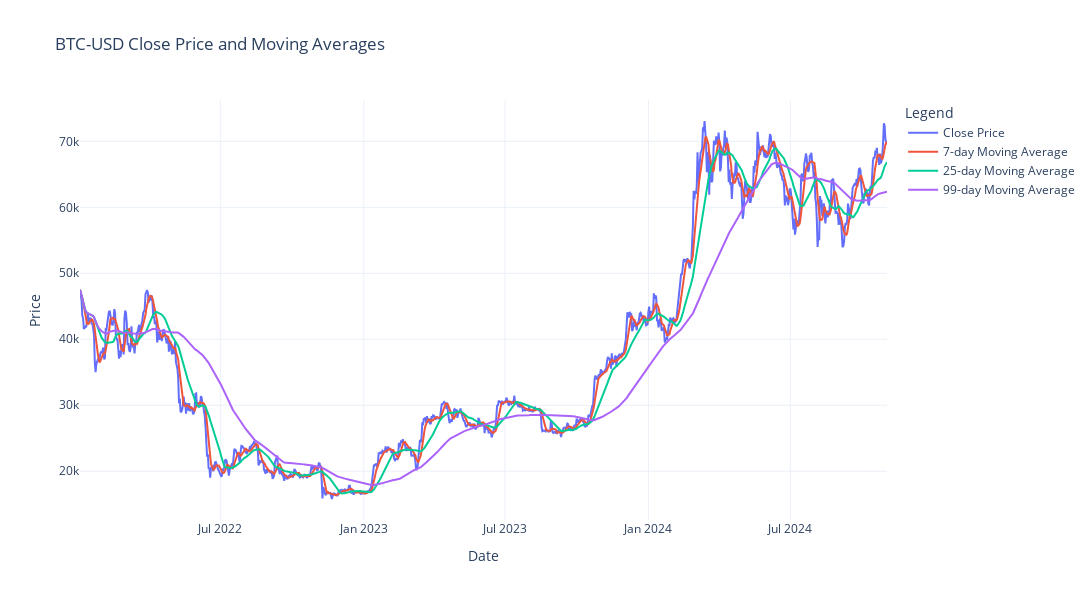

Write notebook code for a chart like this one.
### Code cell
fig = go.Figure()

# Adicionar linhas de dados
fig.add_trace(go.Scatter(x=df.index, y=df['Close'], mode='lines', name='Close Price'))
fig.add_trace(go.Scatter(x=df.index, y=df['m_avg_7'], mode='lines', name='7-day Moving Average'))
fig.add_trace(go.Scatter(x=df.index, y=df['m_avg_25'], mode='lines', name='25-day Moving Average'))
fig.add_trace(go.Scatter(x=df.index, y=df['m_avg_99'], mode='lines', name='99-day Moving Average'))

# Configurar título e layout
fig.update_layout(
    title='BTC-USD Close Price and Moving Averages',
    xaxis_title='Date',
    yaxis_title='Price',
    legend_title='Legend',
    template='plotly_white',
    width=1200,
    height=600
)

# Exibir a figura
fig.show()

### Figure 1 — Plotly figure (JSON) as saved in the notebook; plotly's stock layout.template omitted (floating-point values rounded to 4 significant figures; data arrays with more than 128 entries replaced by an {"elided": "..."} marker saying what was removed)
{"data": [{"mode": "lines", "name": "Close Price", "type": "scatter", "x": {"elided": "1035 str values"}, "y": {"elided": "1035 float values"}}, {"mode": "lines", "name": "7-day Moving Average", "type": "scatter", "x": {"elided": "1035 str values"}, "y": {"elided": "1035 float values"}}, {"mode": "lines", "name": "25-day Moving Average", "type": "scatter", "x": {"elided": "1035 str values"}, "y": {"elided": "1035 float values"}}, {"mode": "lines", "name": "99-day Moving Average", "type": "scatter", "x": {"elided": "1035 str values"}, "y": {"elided": "1035 float values"}}], "layout": {"height": 600, "legend": {"title": {"text": "Legend"}}, "title": {"text": "BTC-USD Close Price and Moving Averages"}, "width": 1200, "xaxis": {"title": {"text": "Date"}}, "yaxis": {"title": {"text": "Price"}}}}
